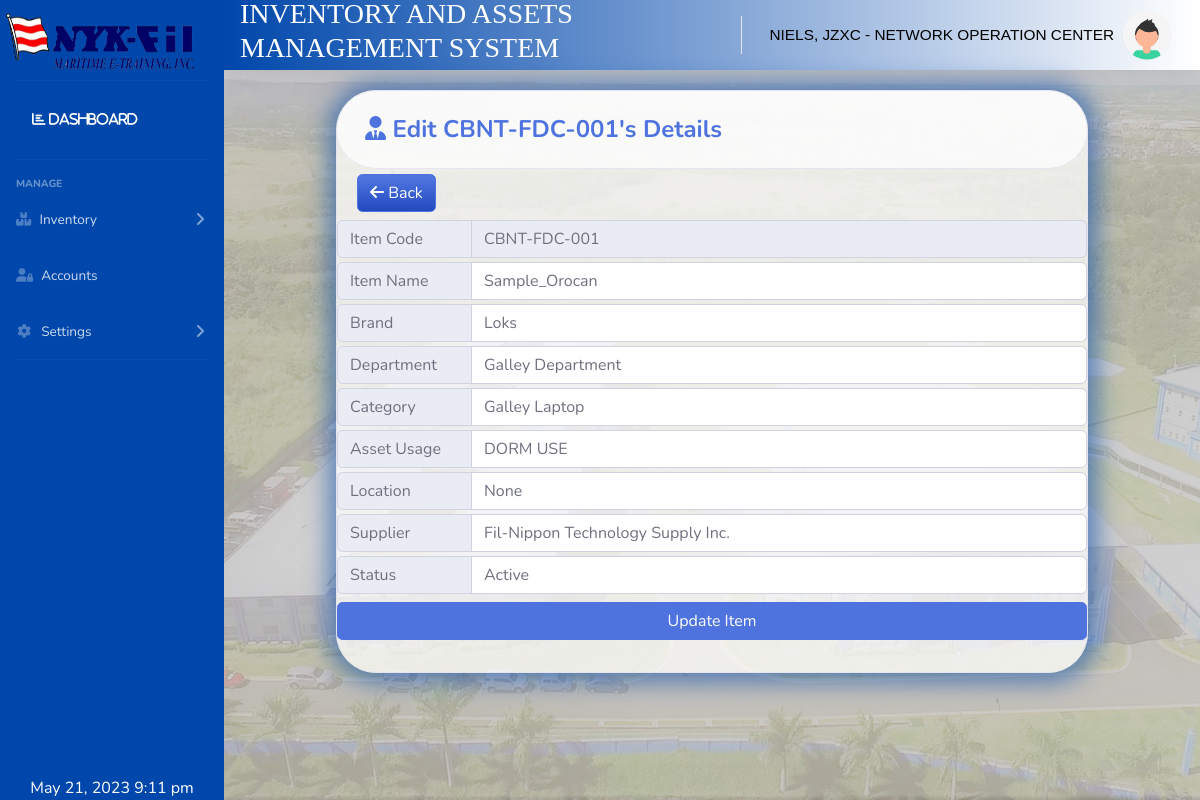
Page /pages/inventoryedit.php?ids=3 (signed in) on the earlier database version.
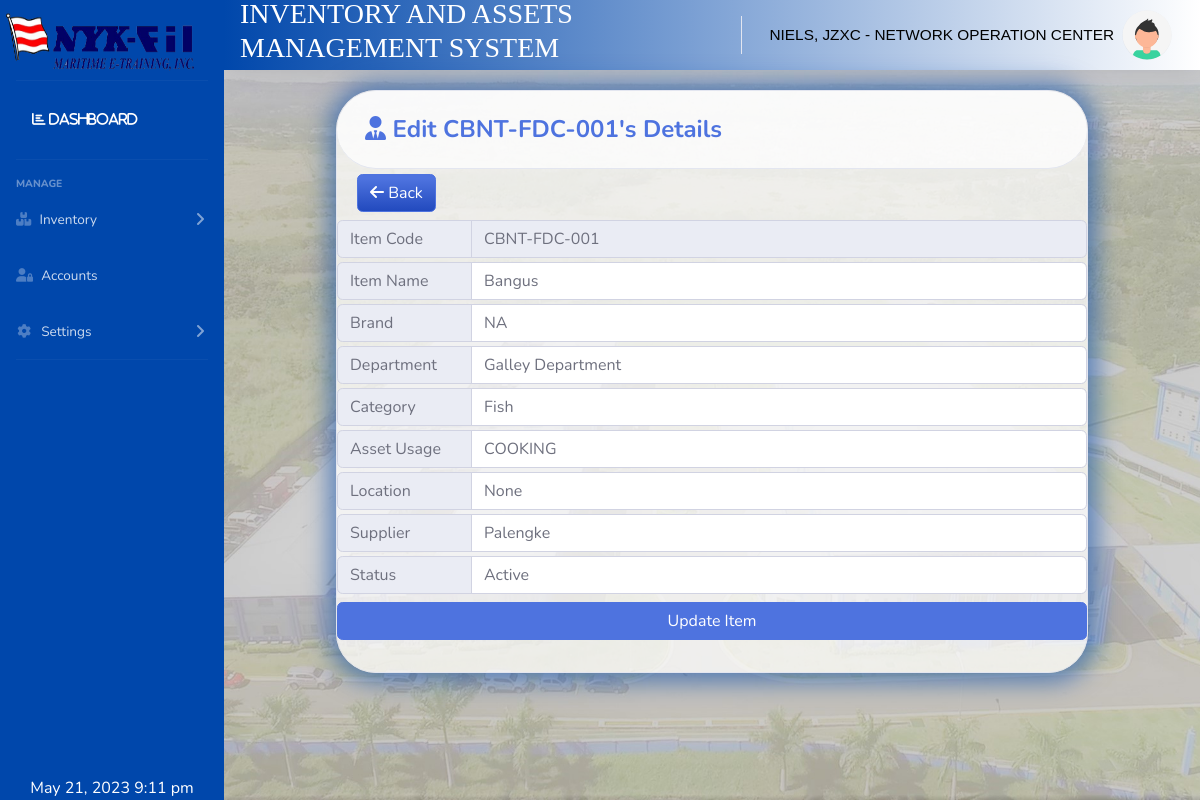
Same page on the later database version.
### tables this page shows
CREATE TABLE `inventory_tbl` (
  `itemid` int(11) NOT NULL,
  `itemcode` varchar(250) NOT NULL,
  `itemname` varchar(250) NOT NULL,
  `brand` varchar(250) NOT NULL,
  `serialnumber` varchar(250) NOT NULL,
  `macaddress` varchar(11) NOT NULL,
  `departmentid` int(11) NOT NULL,
  `categoryid` int(11) NOT NULL,
  `supplierid` int(11) NOT NULL,
  `locationid` int(11) DEFAULT NULL,
  `assetusageid` int(11) NOT NULL,
  `consumabletypeid` int(11) NOT NULL,
  `assetstatusid` int(11) NOT NULL,
  `unitid` int(11) NOT NULL,
  `piece` varchar(250) NOT NULL,
  `daysremaining` int(11) NOT NULL,
  `datepurchased` varchar(250) NOT NULL,
  `dateissued` varchar(250) NOT NULL,
  `fileid` int(11) DEFAULT NULL
);

CREATE TABLE `category_tbl` (
  `categoryid` int(11) NOT NULL,
  `category` varchar(50) NOT NULL,
  `departmentid` int(11) NOT NULL,
  `cat_deleted` int(11) NOT NULL
);

CREATE TABLE `assetusage_tbl` (
  `assetusageid` int(11) NOT NULL,
  `assetusage` varchar(250) NOT NULL,
  `departmentid` int(11) NOT NULL,
  `usage_deleted` int(11) NOT NULL
);

CREATE TABLE `supplier_tbl` (
  `supplierid` int(11) NOT NULL,
  `supp_name` varchar(250) NOT NULL,
  `supp_number` varchar(250) NOT NULL,
  `supp_contactperson` varchar(250) NOT NULL,
  `supp_address` varchar(250) NOT NULL,
  `departmentid` int(11) NOT NULL,
  `supp_deleted` int(11) NOT NULL
);

CREATE TABLE `department_tbl` (
  `departmentid` int(11) NOT NULL,
  `department` varchar(255) NOT NULL,
  `dept_deleted` int(11) NOT NULL
);

CREATE TABLE `location_tbl` (
  `locationid` int(11) NOT NULL,
  `locationname` varchar(250) NOT NULL,
  `departmentid` int(11) NOT NULL,
  `loc_deleted` int(11) NOT NULL
);

CREATE TABLE `assetstatus_tbl` (
  `assetstatusid` int(11) NOT NULL,
  `assetstatus` varchar(250) NOT NULL
);

### pages/inventoryedit.php (the view, shortened to what the changed rows need)
<?php
include 'head.php';
include '../includes/navbar.php';
include '../includes/dbcon.php';
$query2 = 'SELECT a.itemid , a.itemcode , a.itemname, a.brand,a.departmentid,a.categoryid,a.supplierid,a.locationid,a.assetusageid,a.assetstatusid,
b.department,
c.category,
g.supp_name,
d.locationname,
e.assetusage,
f.consumable,
h.assetstatus
 from inventory_tbl AS a inner join department_tbl as b on a.departmentid=b.departmentid
                          INNER join category_tbl as c on a.categoryid=c.categoryid
                         INNER JOIN supplier_tbl as g on a.supplierid=g.supplierid
                         INNER JOIN location_tbl as d on a.locationid=d.locationid
                         INNER JOIN assetusage_tbl as e on a.assetusageid=e.assetusageid
                         INNER JOIN consumabletype_tbl as f on a.consumabletypeid=f.consumabletypeid
                         INNER JOIN assetstatus_tbl as h on a.assetstatusid=h.assetstatusid
 Where itemid =' . $_GET['ids'];
$result2 = mysqli_query($conn, $query2) or die(mysqli_error($conn));
while ($row = mysqli_fetch_array($result2)) {
    $itemcode = $row['itemcode'];
    $itemname = $row['itemname'];
    $brand = $row['brand'];
    $dprtmntid = $row['departmentid'];
    $department = $row['department'];
    $categoryid = $row['categoryid'];
    $category = $row['category'];
    $supplierid =  $row['supplierid'];
    $supp_name = $row['supp_name'];
    $locationid = $row['locationid'];
    $locationname = $row['locationname'];
    $assetusageid = $row['assetusageid'];
    $assetusage = $row['assetusage'];
    $statusid = $row['assetstatusid'];
    $status = $row['assetstatus'];
}
?>
<div class="container-fluid mt-3" style="max-width:800px;">
    <div class="card" style="background-color: #ffffffba;background-clip: border-box;border-radius: 2.5rem;margin-bottom: 10px;-webkit-box-shadow: 1px 1px 23px 9px rgba(0,0,0,0.75);-moz-box-shadow: 1px 1px 23px 9px rgba(0,0,0,0.75);box-shadow: 1px 1px 23px 9px rgb(0 71 171 / 55%);">
        <div class="card-header py-3" style="background-color: #ffffffba;background-clip: border-box;border-radius: 2.5rem;margin-bottom: 5px;">
            <h4 class="m-2 font-weight-bold text-primary"><i class="fa-solid fa-user-tie"></i>&nbsp;Edit <?php echo $itemcode; ?>'s Details</h4>
        </div>
        <div class="form-group mt-2">
            <form action="#" method="POST" onsubmit="return confirm('Are you sure you want to Edit item?');">
                <div class="form-row">
                    <div class="col-md-12">
                        <div class="input-group">
                            <div class="input-group-prepend">
                                <span class="inputfield input-group-text" style="width:136px;">Item Code</span>
                            </div>
                            <input type="text" id="propertycode" class="inputfield form-control" name="txtitemcode" maxlength="10" placeholder="Enter Item Code" value="<?php echo $itemcode ?>" disabled required>
                        </div>
                    </div>
                    <div class="col-md-12 mt-1">
                        <div class="input-group">
                            <div class="input-group-prepend">
                                <span class="inputfield input-group-text" style="width:136px;">Item Name</span>
                            </div>
                            <input type="text" class="inputfield form-control" name="txtitemname" placeholder="Enter Item Name" value="<?php echo $itemname ?>" required>
                        </div>
                    </div>
                    <div class="col-md-12 mt-1">
                        <div class="input-group">
                            <div class="input-group-prepend">
                                <span class="inputfield input-group-text" style="width:136px;">Brand</span>
                            </div>
                            <input type="text" class="inputfield form-control" name="txtbrandname" placeholder="Enter Brand" value="<?php echo $brand ?>" required>
                        </div>
                    </div>
                    <div class="col-md-12 mt-1" id="divdepartment">
                        <div class="input-group">
                            <div class="input-group-prepend">
                                <span class="inputfield input-group-text" style="width:136px;">Department</span>
                            </div>
                            <select class="inputfield form-control" name="editselectdepartment" id="editselectdepartment" value="<?php echo $dprtmntid ?>">
                                <option value="<?php echo $dprtmntid ?>" style="background-color :rgb(1 105 250);color:white;"><?php echo $department ?></option>
                            </select>
                        </div>
                    </div>
                    <div class="col-md-12 mt-1">
                        <div class="input-group">
                            <div class="input-group-prepend">
                                <span class="inputfield input-group-text" style="width:136px;">Category</span>
                            </div>
                            <select class="inputfield form-control select2" name="selectcategory" id="selectcategory" value="<?php echo $category ?>" required>
                                <option value="<?php echo $categoryid ?>" style="background-color :rgb(1 105 250);color:white;"><?php echo $category ?></option>
                            </select>
                        </div>
                    </div>
                    <div class="col-md-12 mt-1">
                        <div class="input-group">
                            <div class="input-group-prepend">
                                <span class="inputfield input-group-text" style="width:136px;">Asset Usage</span>
                            </div>
                            <select class="inputfield form-control" data-live-search="true" name="selectassetusage" id="selectassetusage" value="<?php echo $assetusage ?>" required>
                                <option value="<?php echo $assetusageid ?>" style="background-color :rgb(1 105 250);color:white;"><?php echo $assetusage ?></option>
                            </select>
                        </div>
                    </div>
                    <div class="col-md-12 mt-1">
                        <div class="input-group">
                            <div class="input-group-prepend">
                                <span class="inputfield input-group-text" style="width:136px;">Location</span>
                            </div>
                            <select class="inputfield form-control select2" name="selectlocation" id="selectlocation" value="<?php echo $locationname ?>" required>
                                <option value="<?php echo $locationid ?>" style="background-color :rgb(1 105 250);color:white;"><?php echo $locationname ?></option>
                            </select>
                        </div>
                    </div>
                    <div class="col-md-12 mt-1">
                        <div class="input-group">
                            <div class="input-group-prepend">
                                <span class="inputfield input-group-text" style="width:136px;">Supplier</span>
                            </div>
                            <select class="inputfield form-control" name="selectsupplier" id="selectsupplier" value="<?php echo $supp_name ?>" required>
                                <option value="<?php echo $supplierid ?>" style="background-color :rgb(1 105 250);color:white;"><?php echo $supp_name ?></option>
                            </select>
                        </div>
                    </div>
                    <div class="col-md-12 mt-1">
                        <div class="input-group">
                            <div class="input-group-prepend">
                                <span class="inputfield input-group-text" style="width:136px;">Status</span>
                            </div>
                            <select class="inputfield form-control" name="selectstatus" id="selectstatus" value="<?php echo $status ?>" required>
                                <option value="<?php echo $statusid ?>" style="background-color :rgb(1 105 250);color:white;"><?php echo $status ?></option>
                            </select>
                        </div>
                    </div>
                </div>
            </form>
        </div>
    </div>
</div>

Differences in the rows shown:
changed inventory_tbl "CBNT-FDC-001": txtitemname "Sample_Orocan" → "Bangus"; txtbrandname "Loks" → "NA"; selectcategory "Galley Laptop" → "Fish"; selectassetusage "DORM USE" → "COOKING"; selectsupplier "Fil-Nippon Technology Supply Inc." → "Palengke"
